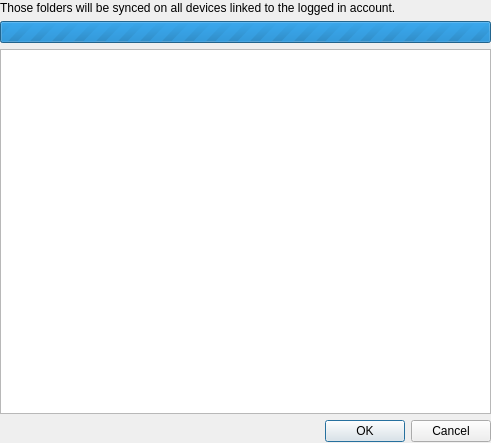
<?xml version="1.0" encoding="UTF-8"?>
<ui version="4.0">
 <class>Dialog</class>
 <widget class="QDialog" name="Dialog">
  <property name="geometry">
   <rect>
    <x>0</x>
    <y>0</y>
    <width>491</width>
    <height>443</height>
   </rect>
  </property>
  <property name="windowTitle">
   <string>Synced Folders</string>
  </property>
  <widget class="QWidget" name="layoutWidget">
   <property name="geometry">
    <rect>
     <x>0</x>
     <y>1</y>
     <width>491</width>
     <height>441</height>
    </rect>
   </property>
   <layout class="QVBoxLayout" name="verticalLayout">
    <item>
     <widget class="QLabel" name="lblHelp">
      <property name="text">
       <string>Those folders will be synced on all devices linked to the logged in account.</string>
      </property>
      <property name="wordWrap">
       <bool>true</bool>
      </property>
     </widget>
    </item>
    <item>
     <widget class="QProgressBar" name="progressBar">
      <property name="maximum">
       <number>0</number>
      </property>
      <property name="value">
       <number>-1</number>
      </property>
     </widget>
    </item>
    <item>
     <widget class="QTreeView" name="treeView"/>
    </item>
    <item>
     <widget class="QDialogButtonBox" name="buttonBox">
      <property name="orientation">
       <enum>Qt::Horizontal</enum>
      </property>
      <property name="standardButtons">
       <set>QDialogButtonBox::Cancel|QDialogButtonBox::Ok</set>
      </property>
     </widget>
    </item>
   </layout>
  </widget>
 </widget>
 <resources/>
 <connections>
  <connection>
   <sender>buttonBox</sender>
   <signal>accepted()</signal>
   <receiver>Dialog</receiver>
   <slot>accept()</slot>
   <hints>
    <hint type="sourcelabel">
     <x>248</x>
     <y>254</y>
    </hint>
    <hint type="destinationlabel">
     <x>157</x>
     <y>274</y>
    </hint>
   </hints>
  </connection>
  <connection>
   <sender>buttonBox</sender>
   <signal>rejected()</signal>
   <receiver>Dialog</receiver>
   <slot>reject()</slot>
   <hints>
    <hint type="sourcelabel">
     <x>316</x>
     <y>260</y>
    </hint>
    <hint type="destinationlabel">
     <x>286</x>
     <y>274</y>
    </hint>
   </hints>
  </connection>
 </connections>
</ui>
